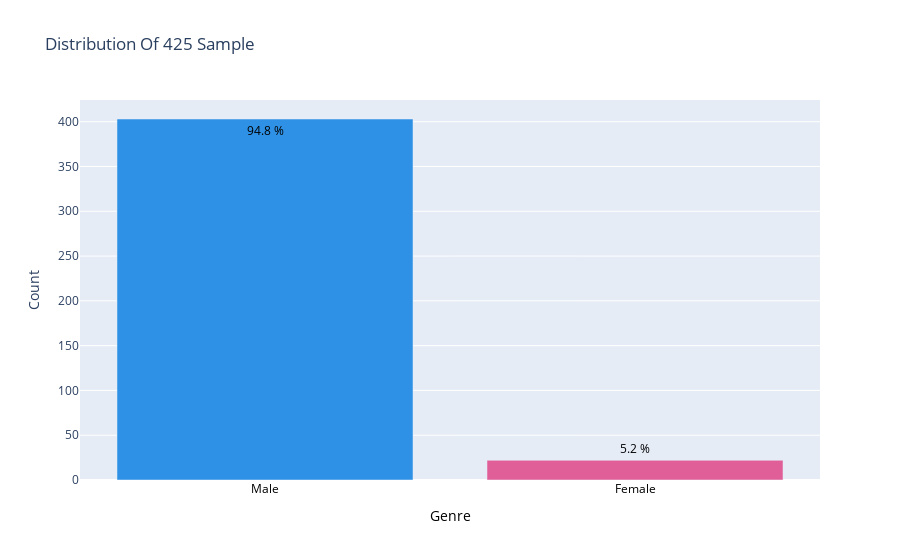

The code cell stored with this chart in its notebook:
### Markdown cell above
### Genre: Gender

### Code cell
data = df2['Genre'].value_counts().sort_index(ascending=False)
trace = go.Bar(x = data.index,
               text = ['{:.1f} %'.format(val) for val in (data.values / df2.shape[0] * 100)],
               textposition = 'auto',
               textfont = dict(color = '#000000'),
               y = data.values,
               marker_color=px.colors.qualitative.Dark24,
               
               )
# Create layout
layout = dict(title = 'Distribution Of {} Sample'.format(df2.shape[0]),
              xaxis = dict(title = 'Genre',color = '#000000'),
              yaxis = dict(title = 'Count'))
# Create plot
fig = go.Figure(data=[trace], layout=layout)
fig.show(renderer="colab")
iplot(fig)

### Figure 1 — Plotly figure (JSON) as saved in the notebook; plotly's stock layout.template omitted (floating-point values rounded to 4 significant figures)
{"data": [{"textposition": "auto", "textfont": {"color": "#000000"}, "text": ["94.8 %", "5.2 %"], "y": [403, 22], "marker": {"color": ["#2E91E5", "#E15F99", "#1CA71C", "#FB0D0D", "#DA16FF", "#222A2A", "#B68100", "#750D86", "#EB663B", "#511CFB", "#00A08B", "#FB00D1", "#FC0080", "#B2828D", "#6C7C32", "#778AAE", "#862A16", "#A777F1", "#620042", "#1616A7", "#DA60CA", "#6C4516", "#0D2A63", "#AF0038"]}, "x": ["Male", "Female"], "type": "bar"}], "layout": {"yaxis": {"title": {"text": "Count"}}, "xaxis": {"color": "#000000", "title": {"text": "Genre"}}, "title": {"text": "Distribution Of 425 Sample"}}}
